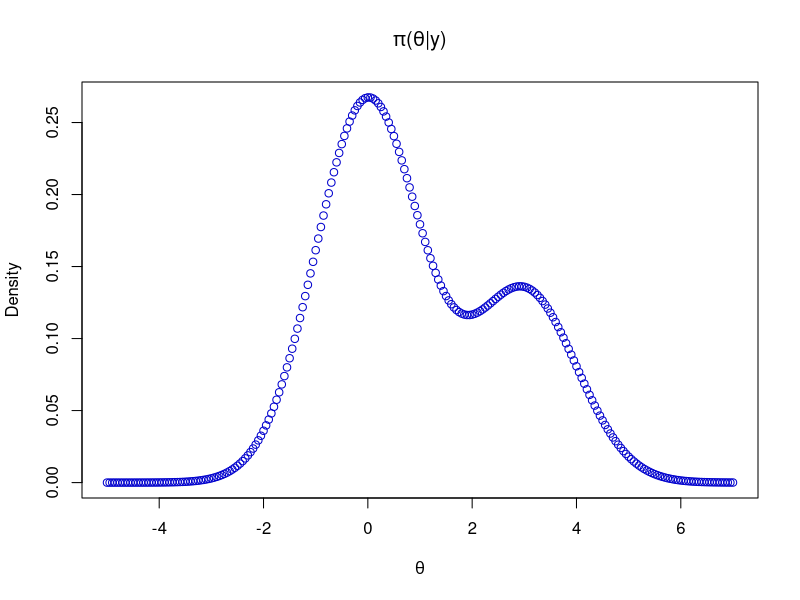
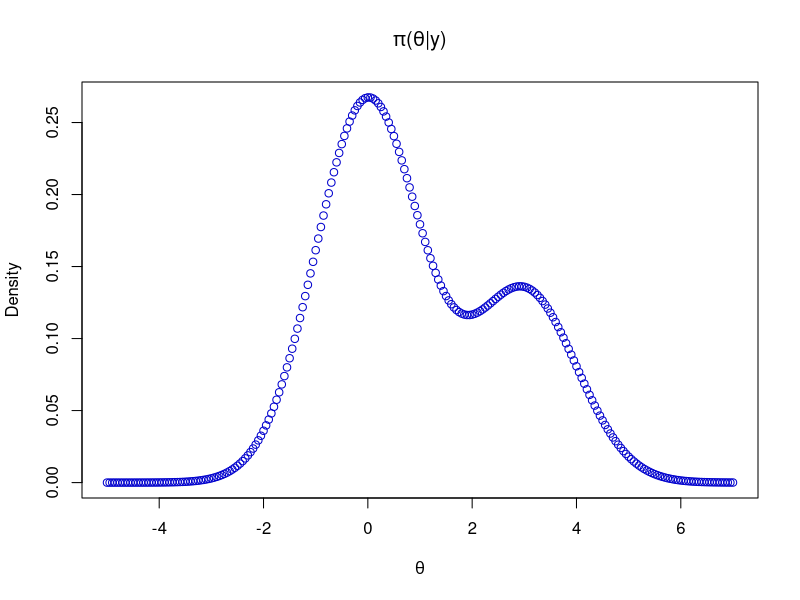

Generate these figures, in order, with R:
## ---- chunk 1
# R options
options(
  htmltools.dir.version = FALSE, # for blogdown
  show.signif.stars = FALSE,     # for regression output
  warm = 1
  )
# Set dpi and height for images
library(knitr)
knitr::opts_chunk$set(fig.height = 2.65, dpi = 300,fig.align='center',fig.show='hold',size='footnotesize', small.mar=TRUE) 
# For nonsese...
htmltools::tagList(rmarkdown::html_dependency_font_awesome())
## ---- chunk 2
#library(tidyverse)
#library(rvest)
## ---- chunk 3
x <- seq(from=-5,to=7,by=.05)
y <- (2/(3*sqrt(2*pi))) * (exp(-0.5*(x^2)) + 0.5*exp(-0.5*(x-3)^2))
plot(x,y,col="blue3",xlab=expression(theta),ylab="Density",
     main=expression(paste(pi,"(", theta,"|y)")))
## ---- chunk 4
x <- seq(from=-5,to=7,by=.05)
y <- (2/(3*sqrt(2*pi))) * (exp(-0.5*(x^2)) + 0.5*exp(-0.5*(x-3)^2))
plot(x,y,col="blue3",xlab=expression(theta),ylab="Density",
     main=expression(paste(pi,"(", theta,"|y)")))
